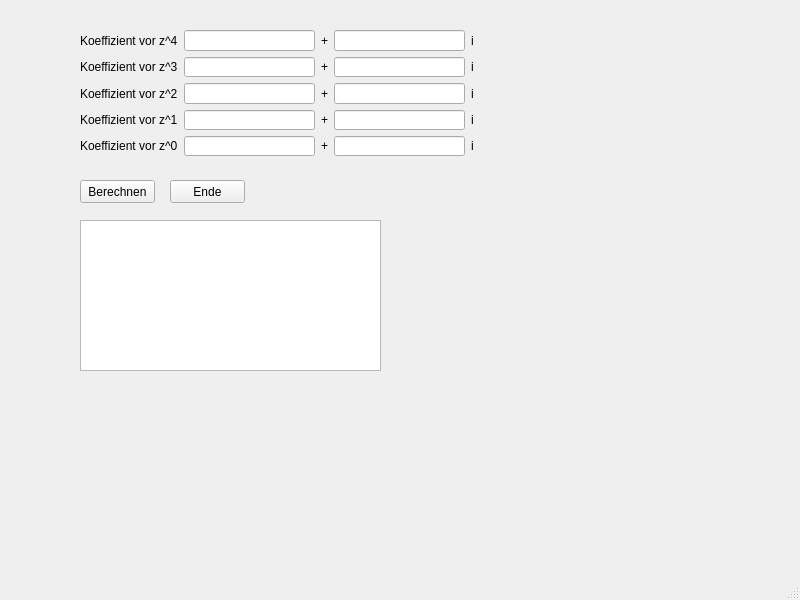
<?xml version="1.0" encoding="UTF-8"?>
<ui version="4.0">
 <class>MainWindow</class>
 <widget class="QMainWindow" name="MainWindow">
  <property name="geometry">
   <rect>
    <x>0</x>
    <y>0</y>
    <width>800</width>
    <height>600</height>
   </rect>
  </property>
  <property name="windowTitle">
   <string>MainWindow</string>
  </property>
  <widget class="QWidget" name="centralwidget">
   <widget class="QTextBrowser" name="textBrowser">
    <property name="geometry">
     <rect>
      <x>80</x>
      <y>220</y>
      <width>301</width>
      <height>151</height>
     </rect>
    </property>
   </widget>
   <widget class="QPushButton" name="pushButton">
    <property name="geometry">
     <rect>
      <x>80</x>
      <y>180</y>
      <width>75</width>
      <height>23</height>
     </rect>
    </property>
    <property name="text">
     <string>Berechnen</string>
    </property>
   </widget>
   <widget class="QWidget" name="layoutWidget">
    <property name="geometry">
     <rect>
      <x>80</x>
      <y>30</y>
      <width>394</width>
      <height>126</height>
     </rect>
    </property>
    <layout class="QGridLayout" name="Input_Field">
     <item row="0" column="0">
      <widget class="QLabel" name="label">
       <property name="text">
        <string>Koeffizient vor z^4</string>
       </property>
      </widget>
     </item>
     <item row="0" column="1">
      <widget class="QLineEdit" name="Coeff_A_Re"/>
     </item>
     <item row="0" column="2">
      <widget class="QLabel" name="label_2">
       <property name="text">
        <string>+</string>
       </property>
      </widget>
     </item>
     <item row="0" column="3">
      <widget class="QLineEdit" name="Coeff_A_Im"/>
     </item>
     <item row="0" column="4">
      <widget class="QLabel" name="label_3">
       <property name="text">
        <string>i</string>
       </property>
      </widget>
     </item>
     <item row="1" column="0">
      <widget class="QLabel" name="label_4">
       <property name="text">
        <string>Koeffizient vor z^3</string>
       </property>
      </widget>
     </item>
     <item row="1" column="1">
      <widget class="QLineEdit" name="Coeff_B_Re"/>
     </item>
     <item row="1" column="2">
      <widget class="QLabel" name="label_5">
       <property name="text">
        <string>+</string>
       </property>
      </widget>
     </item>
     <item row="1" column="3">
      <widget class="QLineEdit" name="Coeff_B_Im"/>
     </item>
     <item row="1" column="4">
      <widget class="QLabel" name="label_6">
       <property name="text">
        <string>i</string>
       </property>
      </widget>
     </item>
     <item row="2" column="0">
      <widget class="QLabel" name="label_8">
       <property name="text">
        <string>Koeffizient vor z^2</string>
       </property>
      </widget>
     </item>
     <item row="2" column="1">
      <widget class="QLineEdit" name="Coeff_C_Re"/>
     </item>
     <item row="2" column="2">
      <widget class="QLabel" name="label_7">
       <property name="text">
        <string>+</string>
       </property>
      </widget>
     </item>
     <item row="2" column="3">
      <widget class="QLineEdit" name="Coeff_C_Im"/>
     </item>
     <item row="2" column="4">
      <widget class="QLabel" name="label_9">
       <property name="text">
        <string>i</string>
       </property>
      </widget>
     </item>
     <item row="3" column="0">
      <widget class="QLabel" name="label_11">
       <property name="text">
        <string>Koeffizient vor z^1</string>
       </property>
      </widget>
     </item>
     <item row="3" column="1">
      <widget class="QLineEdit" name="Coeff_D_Re"/>
     </item>
     <item row="3" column="2">
      <widget class="QLabel" name="label_10">
       <property name="text">
        <string>+</string>
       </property>
      </widget>
     </item>
     <item row="3" column="3">
      <widget class="QLineEdit" name="Coeff_D_Im"/>
     </item>
     <item row="3" column="4">
      <widget class="QLabel" name="label_12">
       <property name="text">
        <string>i</string>
       </property>
      </widget>
     </item>
     <item row="4" column="0">
      <widget class="QLabel" name="label_14">
       <property name="text">
        <string>Koeffizient vor z^0</string>
       </property>
      </widget>
     </item>
     <item row="4" column="1">
      <widget class="QLineEdit" name="Coeff_E_Re"/>
     </item>
     <item row="4" column="2">
      <widget class="QLabel" name="label_13">
       <property name="text">
        <string>+</string>
       </property>
      </widget>
     </item>
     <item row="4" column="3">
      <widget class="QLineEdit" name="Coeff_E_Im"/>
     </item>
     <item row="4" column="4">
      <widget class="QLabel" name="label_15">
       <property name="text">
        <string>i</string>
       </property>
      </widget>
     </item>
    </layout>
   </widget>
   <widget class="QPushButton" name="pushButton_2">
    <property name="geometry">
     <rect>
      <x>170</x>
      <y>180</y>
      <width>75</width>
      <height>23</height>
     </rect>
    </property>
    <property name="text">
     <string>Ende</string>
    </property>
   </widget>
  </widget>
  <widget class="QMenuBar" name="menubar">
   <property name="geometry">
    <rect>
     <x>0</x>
     <y>0</y>
     <width>800</width>
     <height>21</height>
    </rect>
   </property>
  </widget>
  <widget class="QStatusBar" name="statusbar"/>
 </widget>
 <resources/>
 <connections/>
</ui>
